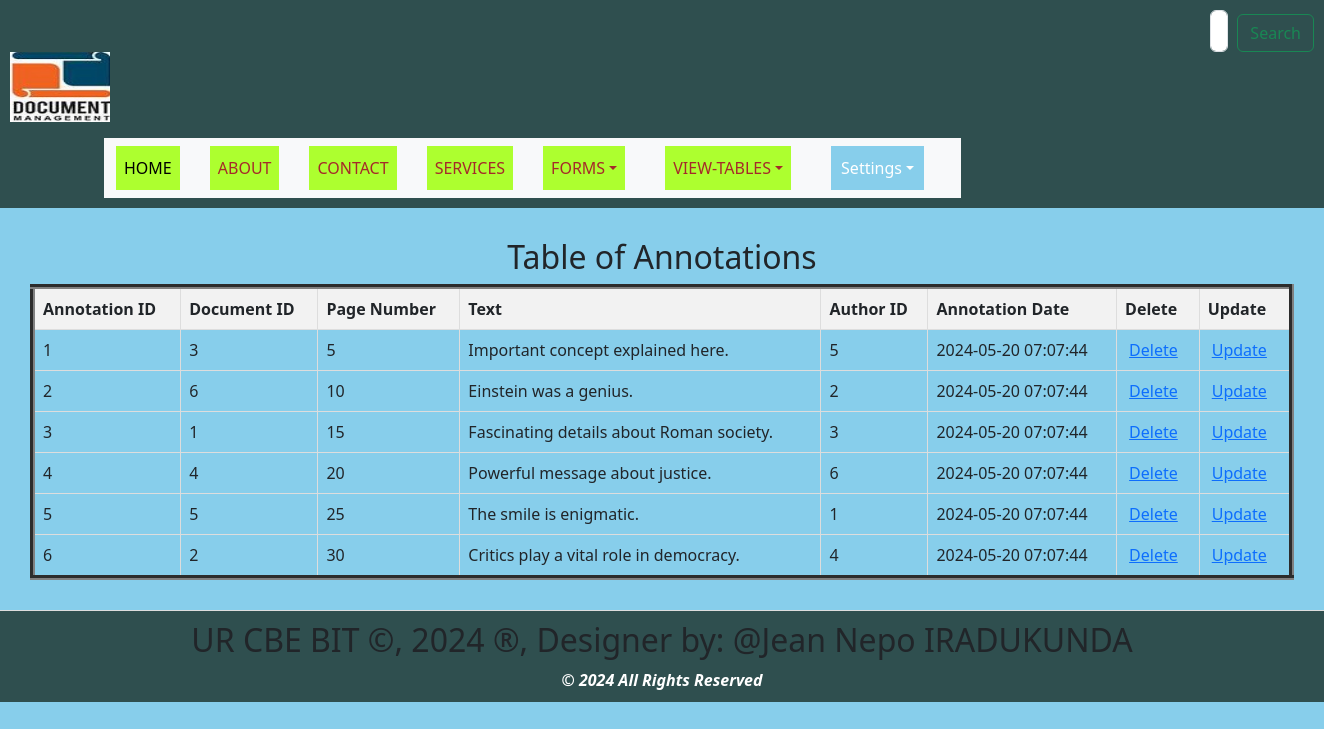
/view_annotations.php, run on the app's committed database.
### tables this page shows
CREATE TABLE `annotations` (
  `AnnotationID` int(11) NOT NULL,
  `DocumentID` int(11) DEFAULT NULL,
  `PageNumber` int(11) DEFAULT NULL,
  `Text` varchar(500) DEFAULT NULL,
  `AuthorID` int(11) DEFAULT NULL,
  `AnnotationDate` timestamp NOT NULL DEFAULT current_timestamp()
);

### view_annotations.php (the view, shortened to what this page needs)
<!DOCTYPE html>
<html lang="en">
<head>
  <link rel="stylesheet" type="text/css" href="styles.css" title="style 1" media="screen, tv, projection, handheld, print"/>
<link rel="stylesheet" type="text/css" href="styles.css" title="style 1" media="screen, tv, projection, handheld, print">
    <link href="https://cdn.jsdelivr.net/npm/bootstrap@5.3.3/dist/css/bootstrap.min.css" rel="stylesheet">
</head>
<body style="background-color: skyblue;">
<header>
    <form class="d-flex" role="search" action="search.php" method="GET">
        <input class="form-control me-2" type="search" placeholder="Search" aria-label="Search" name="query">
        <button class="btn btn-outline-success" type="submit">Search</button>
    </form>
    <ul style="list-style-type: none; padding: 0;">
        <li style="display: inline; margin-right: 10px;">
           <a href="home.html">
            <img src="./Images/Logo.jpeg" width="100" height="70" alt="Logo"> </a>
        </li>
    </ul>
    <div class="container">
        <div class="row">
            <div class="col-auto">
                <div class="box">
                    <nav class="navbar navbar-expand-lg bg-body-tertiary">
                        <div class="container-fluid">
                            <div class="collapse navbar-collapse" id="navbarNavDropdown">
                                <ul class="navbar-nav">
                                    <li class="nav-item">
                                        <a class="nav-link active" aria-current="page" href="home.html">HOME</a>
                                    </li>
                                    <li class="nav-item">
                                        <a class="nav-link" href="about.html">ABOUT</a>
                                    </li>
                                    <li class="nav-item">
                                        <a class="nav-link" href="contact.html">CONTACT</a>
                                    </li>
                                    <li class="nav-item">
                                        <a class="nav-link" href="services.html">SERVICES</a>
                                    </li>
                                    <li class="nav-item dropdown">
                                        <a class="nav-link dropdown-toggle" href="#"  data-bs-toggle="dropdown" aria-expanded="false">FORMS</a>
                                    </li>
                                    <li class="nav-item dropdown">
                                        <a class="nav-link dropdown-toggle" href="#" role="button" data-bs-toggle="dropdown" aria-expanded="false">VIEW-TABLES</a>
                                    </li>
                                    <li class="dropdown" style="display: inline; margin-right: 10px;">
                                        <a href="#" class="nav-link dropdown-toggle" style="padding: 10px; color: white; background-color: skyblue; text-decoration: none; margin-right: 15px;">Settings</a>
                                    </li>
                                </ul>
                            </div>
                        </div>
                    </nav>
                </div>
            </div>
        </div>
    </div>
</header>
<section>
<!DOCTYPE html>
<html>
<head>
</head>
<body>
    <center><h2>Table of Annotations</h2></center>
    <table border="5">
        <tr>
            <th>Annotation ID</th>
            <th>Document ID</th>
            <th>Page Number</th>
            <th>Text</th>
            <th>Author ID</th>
            <th>Annotation Date</th>
            <th>Delete</th>
            <th>Update</th>
        </tr>
        <?php
       include('Database_Connection.php');
        $sql = "SELECT * FROM Annotations";
        $result = $connection->query($sql);
        if ($result->num_rows > 0) {
            while ($row = $result->fetch_assoc()) {
                $annotationId = $row['AnnotationID'];
                echo "<tr>
                    <td>" . $row['AnnotationID'] . "</td>
                    <td>" . $row['DocumentID'] . "</td>
                    <td>" . $row['PageNumber'] . "</td>
                    <td>" . $row['Text'] . "</td>
                    <td>" . $row['AuthorID'] . "</td>
                    <td>" . $row['AnnotationDate'] . "</td>
                    <td><a style='padding:4px' href='delete_annotations.php?AnnotationID=$annotationId'>Delete</a></td>
                    <td><a style='padding:4px' href='update_annotations.php?AnnotationID=$annotationId'>Update</a></td>
                </tr>";
            }
        } else {
            echo "<tr><td colspan='8'>No data found</td></tr>";
        }
        ?>
    </table>
</body>
</section>
<footer>
 <marquee behavior='alternate'>
<b><h2>UR CBE BIT &copy, 2024 &reg, Designer by: @Jean Nepo IRADUKUNDA</h2></b>
</marquee>
<center><b style="color: white;"><i>&copy 2024 All Rights Reserved</i></b></center>
</footer>
</body>
</html>

### styles.css (style rules this page uses)
body { font-family: Arial, sans-serif; margin: 0; padding: 0; }
header { background-color: darkslategray; padding: 5px; }
nav { display: flex; justify-content: space-between; }
.nav-link { list-style: none; margin: 0; padding: 0; display: inline-block; margin-right: 20px; text-decoration: none; color: black; }
.dropdown { position: relative; display: inline; margin-right: 10px; }
section { padding: 30px; border-bottom: 1px solid #ddd; }
footer { text-align: center; padding: 10px; background-color: darkslategray; }

### view_annotations.php (style rules this page uses)
.nav-link { padding: 10px; color: white; background-color: greenyellow; text-decoration: none; margin-right: 30px; text-align: center; }
.nav-link:link { color: brown; }
button.btn { margin-left: 1px; margin-top: 4px; }
input.form-control { margin-left: 1200px; padding: 8px; }
header { background-color: darkslategray; padding: 10px; }
table { width: 100%; border-collapse: collapse; }
th, td { border: 1px solid #ddd; padding: 8px; text-align: left; }
th { background-color: #f2f2f2; }

### data on the page
annotations: AnnotationID "1", DocumentID "3", PageNumber "5", Text "Important concept explained here.", AuthorID "5", AnnotationDate "2024-05-20 07:07:44"
annotations: AnnotationID "2", DocumentID "6", PageNumber "10", Text "Einstein was a genius.", AuthorID "2", AnnotationDate "2024-05-20 07:07:44"
annotations: AnnotationID "3", DocumentID "1", PageNumber "15", Text "Fascinating details about Roman society.", AuthorID "3", AnnotationDate "2024-05-20 07:07:44"
annotations: AnnotationID "4", DocumentID "4", PageNumber "20", Text "Powerful message about justice.", AuthorID "6", AnnotationDate "2024-05-20 07:07:44"
annotations: AnnotationID "5", DocumentID "5", PageNumber "25", Text "The smile is enigmatic.", AuthorID "1", AnnotationDate "2024-05-20 07:07:44"
annotations: AnnotationID "6", DocumentID "2", PageNumber "30", Text "Critics play a vital role in democracy.", AuthorID "4", AnnotationDate "2024-05-20 07:07:44"
